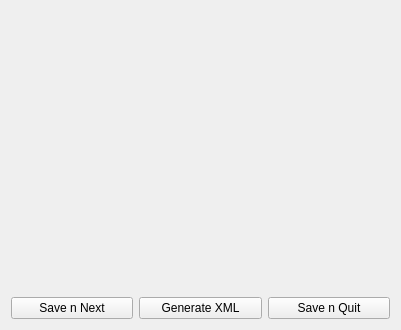
<?xml version="1.0" encoding="UTF-8"?>
<ui version="4.0">
 <class>MainWindow</class>
 <widget class="QMainWindow" name="MainWindow">
  <property name="geometry">
   <rect>
    <x>0</x>
    <y>0</y>
    <width>401</width>
    <height>330</height>
   </rect>
  </property>
  <property name="windowTitle">
   <string>MainWindow</string>
  </property>
  <widget class="QWidget" name="centralWidget">
   <layout class="QVBoxLayout" name="verticalLayout">
    <item>
     <widget class="QLabel" name="label_image">
      <property name="sizePolicy">
       <sizepolicy hsizetype="Preferred" vsizetype="Preferred">
        <horstretch>0</horstretch>
        <verstretch>3</verstretch>
       </sizepolicy>
      </property>
      <property name="text">
       <string/>
      </property>
     </widget>
    </item>
    <item>
     <layout class="QHBoxLayout" name="horizontalLayout">
      <item>
       <widget class="QPushButton" name="saveNext">
        <property name="sizePolicy">
         <sizepolicy hsizetype="Minimum" vsizetype="Preferred">
          <horstretch>0</horstretch>
          <verstretch>0</verstretch>
         </sizepolicy>
        </property>
        <property name="text">
         <string>Save n Next</string>
        </property>
       </widget>
      </item>
      <item>
       <widget class="QPushButton" name="generateXML">
        <property name="text">
         <string>Generate XML</string>
        </property>
       </widget>
      </item>
      <item>
       <widget class="QPushButton" name="saveQuit">
        <property name="sizePolicy">
         <sizepolicy hsizetype="Minimum" vsizetype="Preferred">
          <horstretch>0</horstretch>
          <verstretch>0</verstretch>
         </sizepolicy>
        </property>
        <property name="text">
         <string>Save n Quit</string>
        </property>
       </widget>
      </item>
     </layout>
    </item>
   </layout>
  </widget>
  <widget class="QMenuBar" name="menuBar">
   <property name="geometry">
    <rect>
     <x>0</x>
     <y>0</y>
     <width>401</width>
     <height>22</height>
    </rect>
   </property>
  </widget>
 </widget>
 <layoutdefault spacing="6" margin="11"/>
 <resources/>
 <connections/>
</ui>
